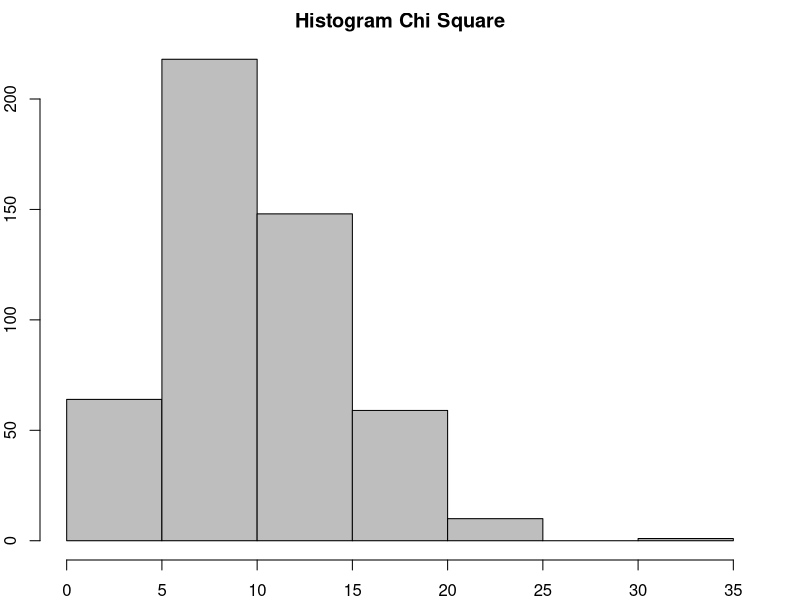

This chart was generated by the following R code:
# Nama  : Ghifari Maaliki Syafa Syuhada
# NRP   : 5025211158
# Kelas : Probabilitas dan Statistika C
#
# ---------- Modul 1 Praktikum Probabilitas dan Statistik 2023 ----------
# ----------------------- Distribusi Probabilitas -----------------------

# 3

x <- 3
v <- 10

# a. Distribusi Chi Square
dchisq(x,v, ncp = 0, log = FALSE)

# b. Membuat histogram dengan 500 data acak
set.seed(0)
rand <- rchisq(500, v, ncp = 0)
par(mar = c(2, 2, 2, 2))
hist(rand, col = "grey", border = "black",
     main = "Histogram Chi Square",
     xlab = "x-axis",
     ylab = "y-axis")

# c. Nilai rataan dan varian Chi Square
cat(
  "Nilai rataan: ", v, "\n",
  "Varian: ", 2*v, "\n"
)